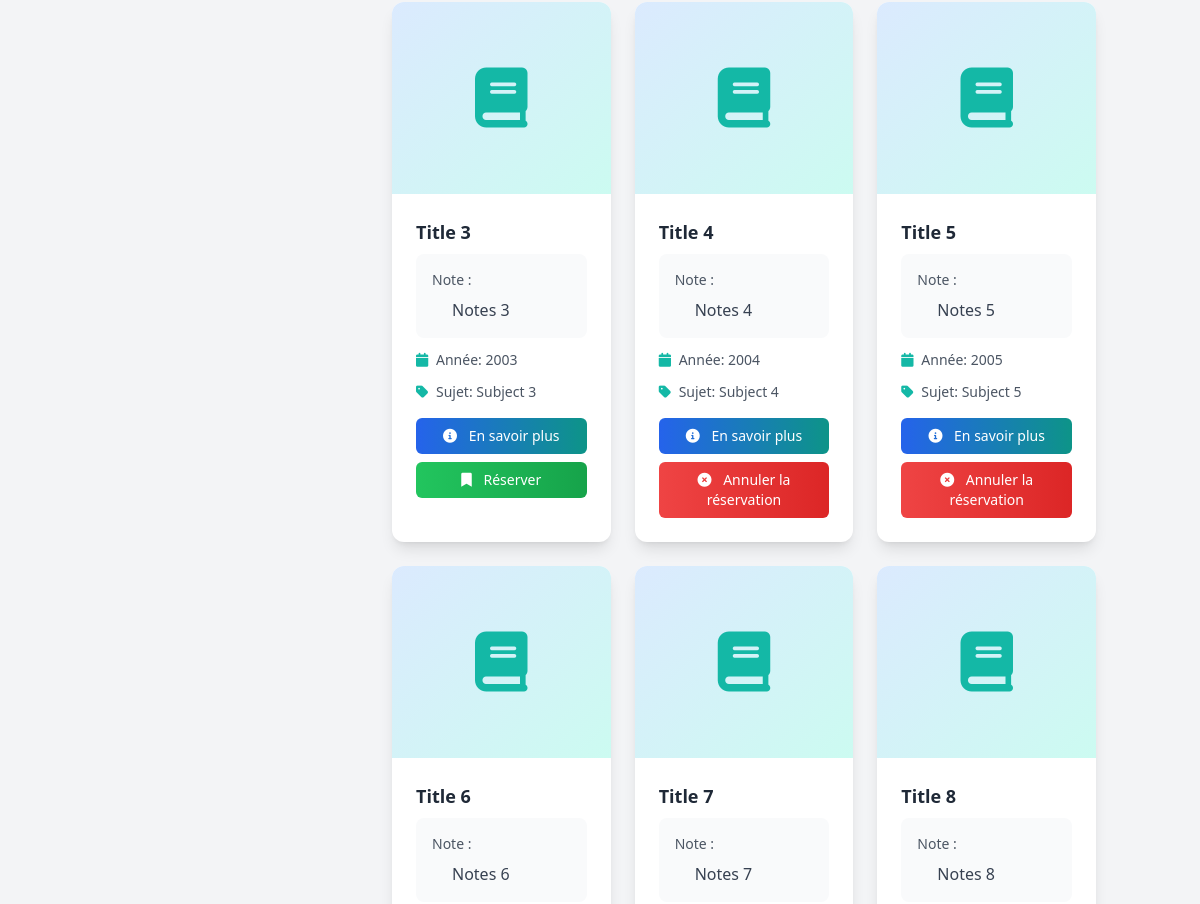
Page /books/ (signed in, middle part) on the earlier database version.
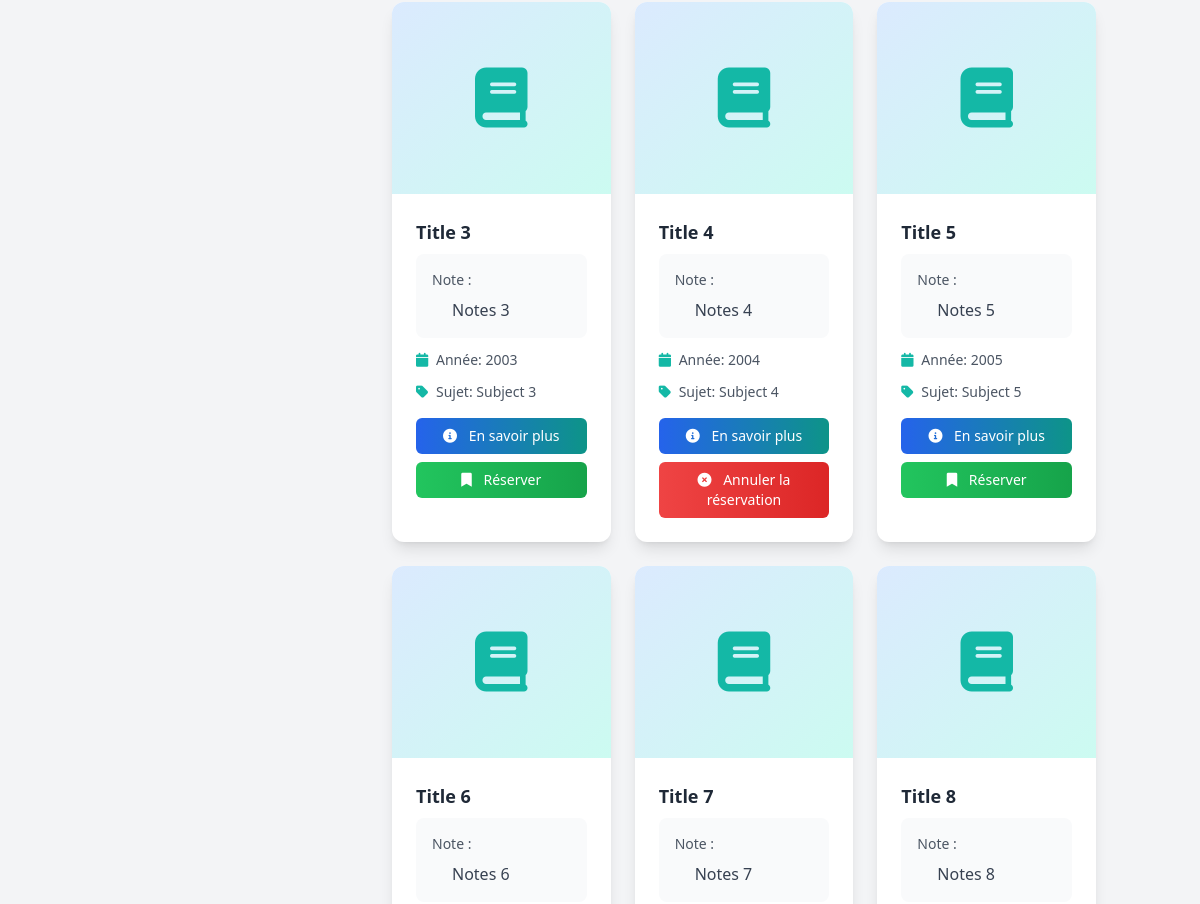
Same page on the later database version.
### backoffice/models.py (models this page shows, shortened)
class Title(models.Model):
    title = models.CharField(max_length=255)
    year_published = models.SmallIntegerField()
    isbn = models.CharField(max_length=20, primary_key=True)
    pubid = models.ForeignKey(Publisher, on_delete=models.CASCADE)
    reserve_by = models.ForeignKey(User, on_delete=models.CASCADE, null=True, blank=True)
    description = models.CharField(max_length=50)
    notes = models.CharField(max_length=50)
    subject = models.CharField(max_length=50)
    comments = models.TextField()
    image = models.ImageField(upload_to='images/', null=True, blank=True)
    GENRE_CHOICES = [
        ('ROMAN', 'Roman'),
        ('SCIENCE', 'Science'),
        ('HISTOIRE', 'Histoire'),
        ('POLICIER', 'Policier'),
        ('FANTASY', 'Fantasy'),
        ('BIOGRAPHIE', 'Biographie'),
        ('AUTRE', 'Autre'),
    ]
    genre = models.CharField(max_length=20, choices=GENRE_CHOICES, default='AUTRE')

### backoffice/views.py (the view)
# urls.py: path('books/', views.book_list, name="book-list"),
def book_list(request):
    selected_genre = request.GET.get('genre', '')
    objects = Title.objects.all().order_by('title')
    if selected_genre:
        objects = objects.filter(genre=selected_genre)
    context = {
        'objects': objects,
        'active_nav': 'book',
        'genres': Title.GENRE_CHOICES,
        'selected_genre': selected_genre
    }
    return render(request, template_name='book/book_list.html', context=context)

### backoffice/templates/book/book_list.html (shortened to what the changed rows need)
<!DOCTYPE html>
<html lang="fr">
<head>
    <script src="https://cdn.tailwindcss.com"></script>
    <link rel="stylesheet" type="text/css" href="https://cdn.datatables.net/1.11.5/css/jquery.dataTables.css">
    <link rel="stylesheet" type="text/css"
        href="https://cdn.datatables.net/responsive/2.2.9/css/responsive.dataTables.min.css">
    <link rel="stylesheet" href="https://cdnjs.cloudflare.com/ajax/libs/font-awesome/6.0.0/css/all.min.css">
</head>
<body class="bg-gray-100">
    {% extends 'base.html' %}
    {% block content %}
    <div class="container mx-auto px-4 py-12">
        <div class="flex">
            <div class="flex-1">
                <div class="grid grid-cols-1 md:grid-cols-2 lg:grid-cols-3 xl:grid-cols-4 gap-6">
                    {% for book in objects %}
                    <div
                        class="bg-white rounded-xl shadow-lg overflow-hidden hover:shadow-xl transition-shadow duration-300">
                        <div class="relative w-full h-48">
                            {% if book.image %}
                            <div class="absolute inset-0">
                                <img src="{{ book.image.url }}" alt="{{ book.title }}"
                                    class="w-full h-full object-contain">
                            </div>
                            {% else %}
                            <div
                                class="absolute inset-0 bg-gradient-to-br from-blue-100 to-teal-100 flex items-center justify-center">
                                <i class="fas fa-book text-6xl text-teal-500"></i>
                            </div>
                            {% endif %}
                        </div>
                        <div class="p-6">
                            <h3 class="text-lg font-semibold text-gray-800 mb-2">{{ book.title }}</h3>
                            <div class="space-y-3 mb-4">
                                <div class="bg-gray-50 p-4 rounded-lg">
                                    <p class="text-sm text-gray-600 flex items-start mb-2">
                                        <span class="font-medium">Note :</span>
                                    </p>
                                    <p class="text-gray-700 pl-5">{{ book.notes }}</p>
                                </div>
                                <p class="text-sm text-gray-600 flex items-center">
                                    <i class="fas fa-calendar w-5 text-teal-500"></i>
                                    <span>Année: {{ book.year_published }}</span>
                                </p>
                                <p class="text-sm text-gray-600 flex items-center">
                                    <i class="fas fa-tag w-5 text-teal-500"></i>
                                    <span>Sujet: {{ book.subject }}</span>
                                </p>
                            </div>
                            <div class="space-y-2">
                                <a href="{% url 'book-detail' book.isbn %}"
                                    class="block w-full text-center px-4 py-2 bg-gradient-to-r from-blue-600 to-teal-600 text-white text-sm font-medium rounded-md hover:from-blue-700 hover:to-teal-700 transition-colors duration-200">
                                    <i class="fas fa-info-circle mr-2"></i>
                                    En savoir plus
                                </a>
                                {% if user.is_authenticated %}
                                {% if book.reserve_by %}
                                {% if book.reserve_by == user %}
                                <a href="{% url 'cancel-reserve-book' book.isbn %}"
                                    class="block w-full text-center px-4 py-2 bg-gradient-to-r from-red-500 to-red-600 text-white text-sm font-medium rounded-md hover:from-red-600 hover:to-red-700 transition-colors duration-200">
                                    <i class="fas fa-times-circle mr-2"></i>
                                    Annuler la réservation
                                </a>
                                {% endif %}
                                {% else %}
                                <a href="{% url 'reserve-book' book.isbn %}"
                                    class="block w-full text-center px-4 py-2 bg-gradient-to-r from-green-500 to-green-600 text-white text-sm font-medium rounded-md hover:from-green-600 hover:to-green-700 transition-colors duration-200">
                                    <i class="fas fa-bookmark mr-2"></i>
                                    Réserver
                                </a>
                                {% endif %}
                                {% endif %}
                            </div>
                        </div>
                    </div>
                    {% endfor %}
                </div>
            </div>
        </div>
    </div>
    {% endblock %}

Differences in the rows shown:
changed Title "Title 5": reserve_by_id "Annuler la réservation" → "Réserver"
